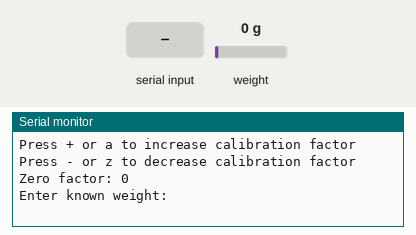
Recording of a sketch running on a simulated Arduino Uno, built with avr-gcc and run on an emulated ATmega328P. Shown: the last lines printed to the serial monitor. The inputs (shaded band) are chosen by the test bench; at power-on: weight on the scale 0 g.

Above: at 2.9 s.
3.0 s: "90,45\n" received over Serial
At 3.21 s:
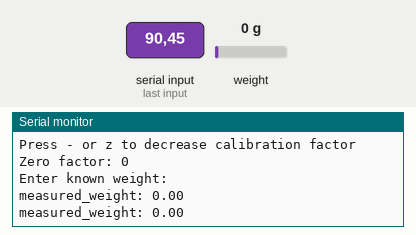
5.0 s: weight on the scale set to 100 g
At 5.02 s:
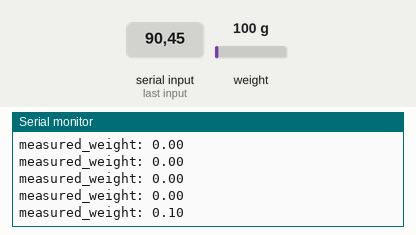
9.3 s: weight on the scale set to 1250 g
At 9.35 s:
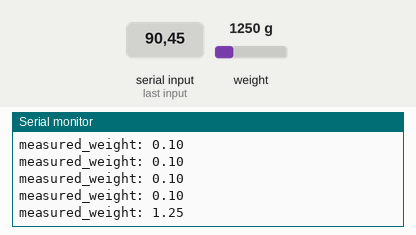
Timing chart, 0 to 12.3 s (numbered marks = the images above; inputs shaded):
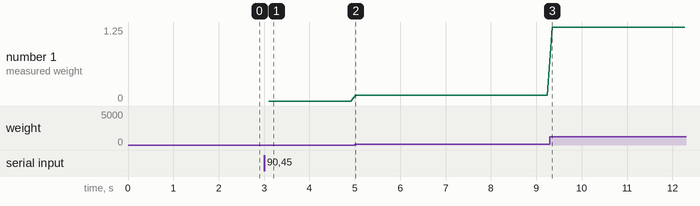

Measured:
- after the input at 3.0 s, the serial monitor: prints a new line after 0.10 s (image 1)
- after the input at 5.0 s, the serial monitor: prints a new line at once (image 2)
- after the input at 9.3 s, the serial monitor: prints a new line after 0.05 s (image 3)
- plotted number 1: 0 → 0.1 after the input at 5.0 s, 0.1 → 1.25 after the input at 9.3 s

The sketch:

force_sensors_calibration.ino
```cpp
// (licence header left out)
#include "HX711.h"
#define DOUT 3 // orange
#define CLK  5 // yellow
HX711 scale(DOUT, CLK);
float calibration_factor = -27050; //-7050 worked for my 440lb max scale setup
float known_weight_f;

void setup() {
  Serial.begin(9600);
  Serial.println("HX711 calibration sketch");
  Serial.println("Remove all weight from scale");
  Serial.println("After readings begin, place known weight on scale");
  Serial.println("Press + or a to increase calibration factor");
  Serial.println("Press - or z to decrease calibration factor");
  scale.set_scale();
  scale.tare(); //Reset the scale to 0
  long zero_factor = scale.read_average(); //Get a baseline reading
  Serial.print("Zero factor: "); //This can be used to remove the need to tare the scale. Useful in permanent scale projects.
  Serial.println(zero_factor);

  Serial.println("Enter known weight:");
  while(!Serial.available());

  String known_weight_str = "";
  char tmp;
  while(Serial.available()) {
    tmp = Serial.read();
    if(tmp != '\n')
      known_weight_str += tmp;
  }

  known_weight_f = known_weight_str.toFloat();

}

float Kp = 250;
float measured_weight;
float epsilon =0.2;
float err;

void loop() {
  scale.set_scale(calibration_factor); //Adjust to this calibration factor
  measured_weight = scale.get_units();
  err = measured_weight - known_weight_f;

  if(abs(err) > epsilon) {
    calibration_factor -= Kp*(measured_weight - known_weight_f);
    Serial.print("measured_weight: ");
    Serial.println(measured_weight);
  } else {
    Serial.print("Final Calibration Factor: ");
    Serial.println(calibration_factor);
  }

}
```
